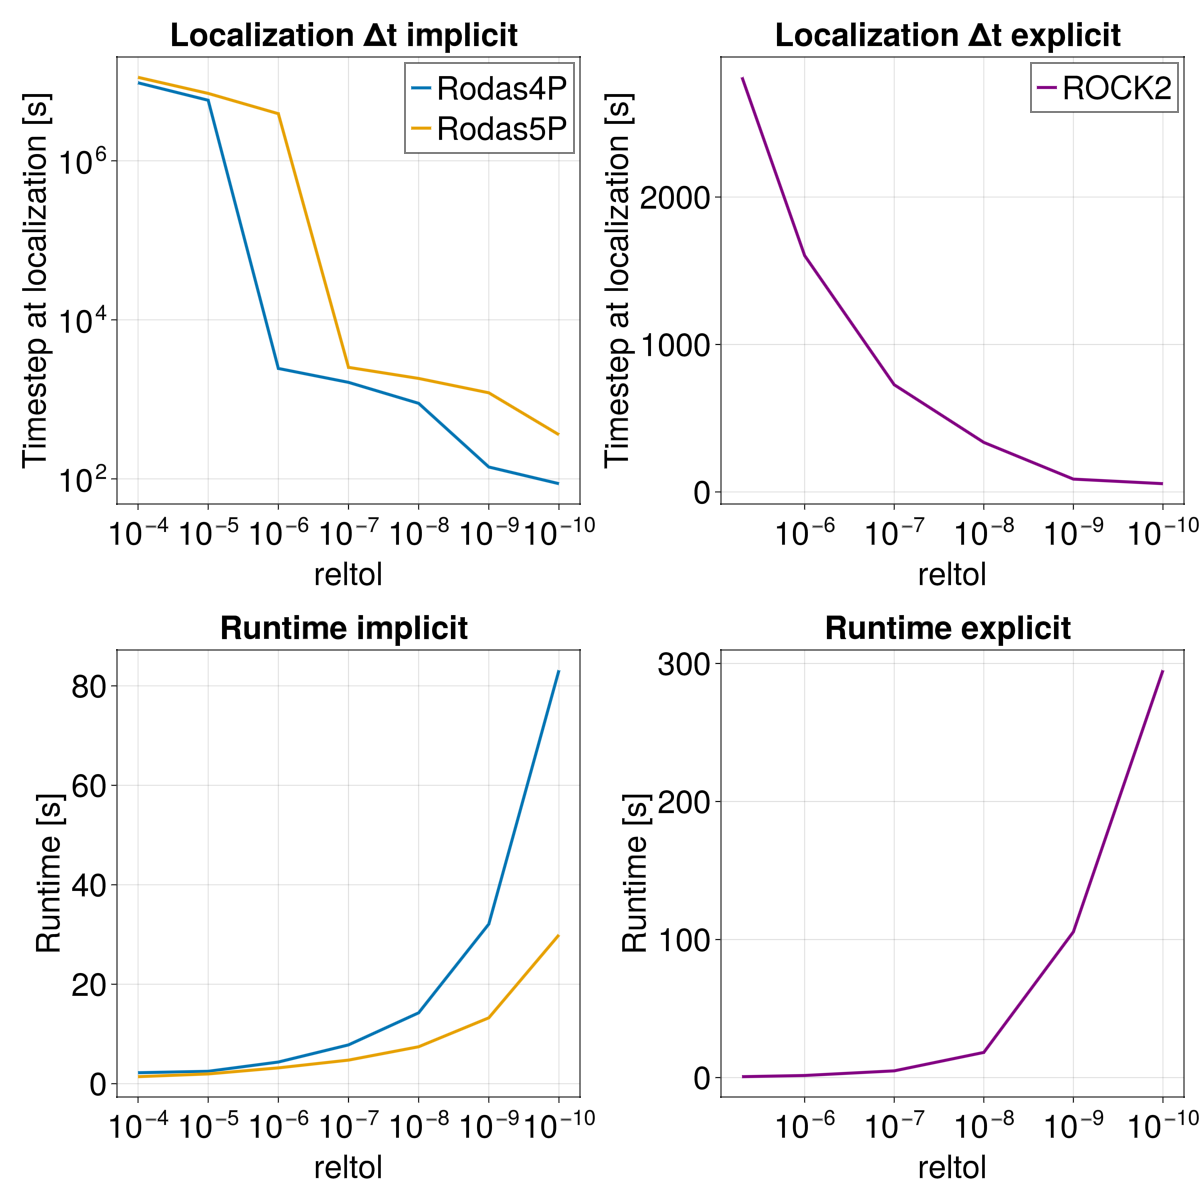

The script that saved this image:
using LinearAlgebra
using GLMakie
using DelimitedFiles


reltol = [1e-4, 1e-5, 1e-6, 1e-7, 1e-8, 1e-9, 1e-10]

rTimesLocR4P = vec(readdlm("bTimes/tolRuntimR4P.txt")) .*1e-9
rTimesLocR5P = vec(readdlm("bTimes/tolRuntimR5P.txt")) .*1e-9

dtLocR4P = vec(readdlm("bTimes/dtLocR4P.txt"))
dtLocR5P = vec(readdlm("bTimes/dtLocR5P.txt"))

reltolR = [5e-6, 1e-6, 1e-7, 1e-8 ,1e-9, 1e-10]

rTimesLocROCK2 = vec(readdlm("bTimes/rTimesLocROCK2.txt")) .*1e-9
dtLocROCK2     = vec(readdlm("bTimes/dtLocROCK2.txt"))

lims = (1e-4, 1e-10, nothing, nothing)

fig1 = Figure(size = (1200, 1200), fontsize =32)
ax1 = Axis(fig1[1,1], xscale = log10, yscale = log10,xlabel ="reltol", ylabel="Timestep at localization [s]", title = "Localization Δt implicit ", xreversed = true)
ax2 = Axis(fig1[1,2], xscale = log10,xlabel ="reltol", ylabel="Timestep at localization [s]", title = "Localization Δt explicit ", xreversed  =true)
lines!(ax1, reltol, dtLocR4P , label ="Rodas4P", linewidth=3)
lines!(ax1, reltol, dtLocR5P , label ="Rodas5P", linewidth=3)
lines!(ax2, reltolR, dtLocROCK2 , label ="ROCK2", color=:purple, linewidth=3)

axislegend(ax1, merge = false, unique = false, position = :rt)
axislegend(ax2, merge = false, unique = false, position = :rt)

ax3 = Axis(fig1[2,1], xscale = log10, xlabel ="reltol", ylabel="Runtime [s]", title = "Runtime implicit ", xreversed = true)
ax4 = Axis(fig1[2,2], xscale = log10, xlabel ="reltol", ylabel="Runtime [s]", title = "Runtime explicit ", xreversed  = true)

lines!(ax3, reltol, rTimesLocR4P, label = "Rodas4P", linewidth = 3)
lines!(ax3, reltol, rTimesLocR5P, label = "Rodas5P", linewidth = 3)

lines!(ax4, reltolR, rTimesLocROCK2, label = "ROCK2", linewidth = 3, color =:purple)

display(fig1)
#save("Figures/Figure_4_3.png", fig1)
